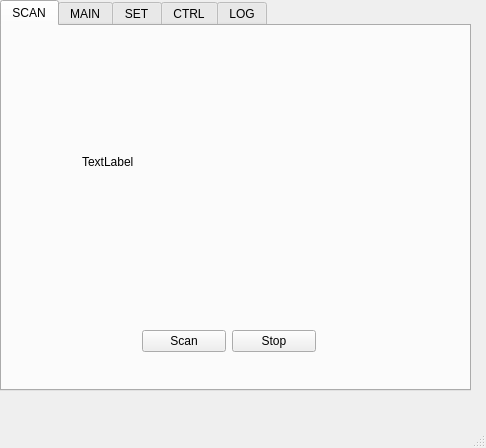
<?xml version="1.0" encoding="UTF-8"?>
<ui version="4.0">
 <class>MainWindow</class>
 <widget class="QMainWindow" name="MainWindow">
  <property name="geometry">
   <rect>
    <x>0</x>
    <y>0</y>
    <width>486</width>
    <height>448</height>
   </rect>
  </property>
  <property name="windowTitle">
   <string>MainWindow</string>
  </property>
  <widget class="QWidget" name="centralwidget">
   <widget class="QTabWidget" name="tabWidget">
    <property name="geometry">
     <rect>
      <x>0</x>
      <y>0</y>
      <width>471</width>
      <height>391</height>
     </rect>
    </property>
    <property name="currentIndex">
     <number>0</number>
    </property>
    <widget class="QWidget" name="tab_scan">
     <attribute name="title">
      <string>SCAN</string>
     </attribute>
     <widget class="QWidget" name="horizontalLayoutWidget">
      <property name="geometry">
       <rect>
        <x>140</x>
        <y>290</y>
        <width>174</width>
        <height>51</height>
       </rect>
      </property>
      <layout class="QHBoxLayout" name="horizontalLayout">
       <item>
        <widget class="QPushButton" name="btn_scan">
         <property name="text">
          <string>Scan</string>
         </property>
        </widget>
       </item>
       <item>
        <widget class="QPushButton" name="btn_stop">
         <property name="text">
          <string>Stop</string>
         </property>
        </widget>
       </item>
      </layout>
     </widget>
     <widget class="QLabel" name="lab_nearbyDevice">
      <property name="geometry">
       <rect>
        <x>80</x>
        <y>40</y>
        <width>291</width>
        <height>191</height>
       </rect>
      </property>
      <property name="text">
       <string>TextLabel</string>
      </property>
     </widget>
    </widget>
    <widget class="QWidget" name="tab_main">
     <attribute name="title">
      <string>MAIN</string>
     </attribute>
     <widget class="QLabel" name="lab_deviceName">
      <property name="geometry">
       <rect>
        <x>20</x>
        <y>20</y>
        <width>151</width>
        <height>31</height>
       </rect>
      </property>
      <property name="font">
       <font>
        <pointsize>16</pointsize>
       </font>
      </property>
      <property name="text">
       <string>Device Name:</string>
      </property>
     </widget>
     <widget class="QLabel" name="lab_macAddress">
      <property name="geometry">
       <rect>
        <x>20</x>
        <y>60</y>
        <width>151</width>
        <height>31</height>
       </rect>
      </property>
      <property name="font">
       <font>
        <pointsize>16</pointsize>
       </font>
      </property>
      <property name="text">
       <string>MAC Address:</string>
      </property>
     </widget>
     <widget class="QLabel" name="lab_connection">
      <property name="geometry">
       <rect>
        <x>20</x>
        <y>100</y>
        <width>151</width>
        <height>31</height>
       </rect>
      </property>
      <property name="font">
       <font>
        <pointsize>16</pointsize>
       </font>
      </property>
      <property name="text">
       <string>Connection:</string>
      </property>
     </widget>
     <widget class="QLabel" name="lab_temprature">
      <property name="geometry">
       <rect>
        <x>20</x>
        <y>240</y>
        <width>151</width>
        <height>31</height>
       </rect>
      </property>
      <property name="font">
       <font>
        <pointsize>16</pointsize>
       </font>
      </property>
      <property name="text">
       <string>Temprature:</string>
      </property>
     </widget>
     <widget class="QLabel" name="lab_Humidity">
      <property name="geometry">
       <rect>
        <x>20</x>
        <y>300</y>
        <width>151</width>
        <height>31</height>
       </rect>
      </property>
      <property name="font">
       <font>
        <pointsize>16</pointsize>
       </font>
      </property>
      <property name="text">
       <string>Humidity:</string>
      </property>
     </widget>
    </widget>
    <widget class="QWidget" name="tab_set">
     <attribute name="title">
      <string>SET</string>
     </attribute>
     <widget class="QLabel" name="lab_SensingPeriod">
      <property name="geometry">
       <rect>
        <x>30</x>
        <y>30</y>
        <width>151</width>
        <height>31</height>
       </rect>
      </property>
      <property name="font">
       <font>
        <pointsize>16</pointsize>
       </font>
      </property>
      <property name="text">
       <string>Sensing Period:</string>
      </property>
     </widget>
    </widget>
    <widget class="QWidget" name="tab_ctrl">
     <attribute name="title">
      <string>CTRL</string>
     </attribute>
    </widget>
    <widget class="QWidget" name="tab_log">
     <attribute name="title">
      <string>LOG</string>
     </attribute>
     <widget class="QLabel" name="lab_logInterval">
      <property name="geometry">
       <rect>
        <x>30</x>
        <y>40</y>
        <width>151</width>
        <height>31</height>
       </rect>
      </property>
      <property name="font">
       <font>
        <pointsize>16</pointsize>
       </font>
      </property>
      <property name="text">
       <string>Log Interval:</string>
      </property>
     </widget>
     <widget class="QTextEdit" name="ed_hour">
      <property name="geometry">
       <rect>
        <x>180</x>
        <y>30</y>
        <width>61</width>
        <height>41</height>
       </rect>
      </property>
      <property name="font">
       <font>
        <pointsize>16</pointsize>
       </font>
      </property>
     </widget>
     <widget class="QTextEdit" name="ed_min">
      <property name="geometry">
       <rect>
        <x>260</x>
        <y>30</y>
        <width>61</width>
        <height>41</height>
       </rect>
      </property>
      <property name="font">
       <font>
        <pointsize>16</pointsize>
       </font>
      </property>
     </widget>
     <widget class="QTextEdit" name="ed_sec">
      <property name="geometry">
       <rect>
        <x>340</x>
        <y>30</y>
        <width>61</width>
        <height>41</height>
       </rect>
      </property>
      <property name="font">
       <font>
        <pointsize>16</pointsize>
       </font>
      </property>
     </widget>
     <widget class="QPushButton" name="btn_setInterval">
      <property name="geometry">
       <rect>
        <x>30</x>
        <y>110</y>
        <width>80</width>
        <height>24</height>
       </rect>
      </property>
      <property name="text">
       <string>Set interval</string>
      </property>
     </widget>
     <widget class="QPushButton" name="btn_readInterval">
      <property name="geometry">
       <rect>
        <x>120</x>
        <y>110</y>
        <width>80</width>
        <height>24</height>
       </rect>
      </property>
      <property name="text">
       <string>Set interval</string>
      </property>
     </widget>
    </widget>
   </widget>
  </widget>
  <widget class="QMenuBar" name="menubar">
   <property name="geometry">
    <rect>
     <x>0</x>
     <y>0</y>
     <width>486</width>
     <height>21</height>
    </rect>
   </property>
  </widget>
  <widget class="QStatusBar" name="statusbar"/>
 </widget>
 <resources/>
 <connections/>
</ui>
